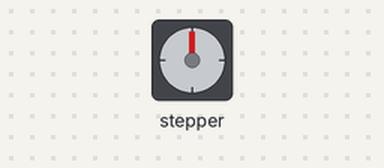
This sketch was run on a simulated Arduino Uno, built with avr-gcc and run on an emulated ATmega328P. Parts: stepper motor. Wiring (inferred from the names in the program): stepper motor driver (200 steps per turn assumed): step pin 3; direction pin 2.

Above: at 0.05 s.
At 0.65 s:
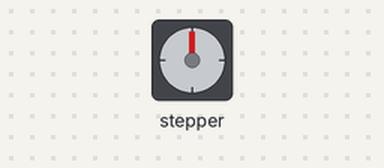
At 1.85 s:
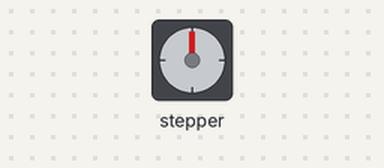
At 3.15 s:
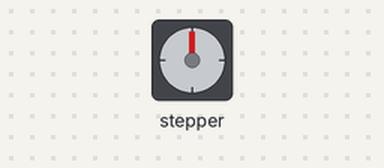
Timing chart, 0 to 7.3 s (numbered marks = the images above):
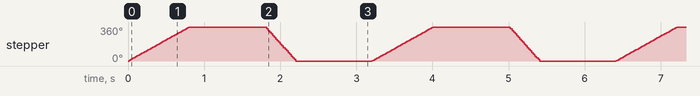

Measured:
- by itself, stepper: turns 360° clockwise in 0.78 s, then 360° counter-clockwise in 0.40 s, repeating every 3.2 s

The sketch:

01_Basic_Stepper_Motor.ino
```cpp
#define PIN_DIR 2
#define PIN_STEP 3

#define STEPS_PER_REVOLUTION 200

#define DELAY_TIME_SLOW 2000
#define DELAY_TIME_FAST 1000

void setup() {
	pinMode(PIN_STEP, OUTPUT);
	pinMode(PIN_DIR, OUTPUT);
}

void loop() {
	digitalWrite(PIN_DIR, HIGH);    // Clockwise

	// Spin motor slowly
	for(int i = 0; i < STEPS_PER_REVOLUTION; i++) {
		digitalWrite(PIN_STEP, HIGH);
		delayMicroseconds(DELAY_TIME_SLOW);
		digitalWrite(PIN_STEP, LOW);
		delayMicroseconds(DELAY_TIME_SLOW);
	}
	delay(1000);

	digitalWrite(PIN_DIR, LOW);     // Counterclockwise

	// Spin motor quickly
	for(int i = 0; i < STEPS_PER_REVOLUTION; i++) {
		digitalWrite(PIN_STEP, HIGH);
		delayMicroseconds(DELAY_TIME_FAST);
		digitalWrite(PIN_STEP, LOW);
		delayMicroseconds(DELAY_TIME_FAST);
	}
	delay(1000);
}
```
